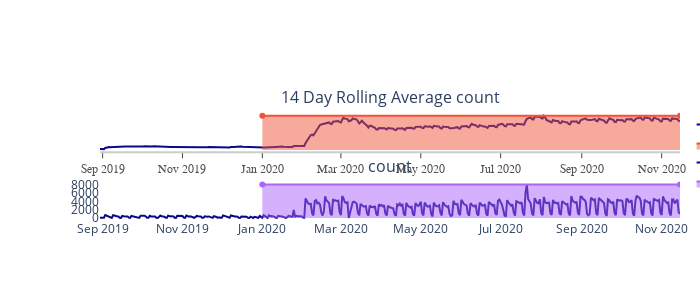

The code cell stored with this chart in its notebook:
### Code cell
flowname = "VA Emergency Outage Message"
flow = Flow(flowname)
flow.distinct_sessionId_count_plot().show()

### Figure 1 — Plotly figure (JSON) as saved in the notebook; plotly's stock layout.template omitted (floating-point values rounded to 4 significant figures; data arrays with more than 128 entries replaced by an {"elided": "..."} marker saying what was removed)
{"data": [{"marker": {"color": "#0d0887"}, "mode": "lines", "name": "VA Emergency Outage Message", "type": "scatter", "x": {"elided": "440 str values"}, "xaxis": "x", "y": {"elided": "440 float values"}, "yaxis": "y"}, {"fill": "tozeroy", "type": "scatter", "x": ["2020-01-01", "2020-11-15"], "xaxis": "x", "y": [3686.0, 3686.0], "yaxis": "y"}, {"marker": {"color": "#0d0887"}, "mode": "lines", "name": "VA Emergency Outage Message", "type": "scatter", "x": {"elided": "440 str values"}, "xaxis": "x2", "y": {"elided": "440 int values"}, "yaxis": "y2"}, {"fill": "tozeroy", "type": "scatter", "x": ["2020-01-01", "2020-11-15"], "xaxis": "x2", "y": [8039, 8039], "yaxis": "y2"}], "layout": {"annotations": [{"font": {"size": 16}, "showarrow": false, "text": "14 Day Rolling Average count", "x": 0.5, "xanchor": "center", "xref": "paper", "y": 1, "yanchor": "bottom", "yref": "paper"}, {"font": {"size": 16}, "showarrow": false, "text": "count", "x": 0.5, "xanchor": "center", "xref": "paper", "y": 0.375, "yanchor": "bottom", "yref": "paper"}], "autosize": true, "height": 300, "margin": {"autoexpand": false, "l": 100, "r": 20, "t": 110}, "plot_bgcolor": "white", "showlegend": true, "width": 700, "xaxis": {"anchor": "y", "autorange": true, "domain": [0, 1], "linecolor": "rgb(204, 204, 204)", "linewidth": 2, "range": ["2019-08-30", "2020-11-15"], "showgrid": false, "showline": true, "showticklabels": true, "tickfont": {"color": "rgb(82, 82, 82)", "family": "Arial", "size": 12}, "ticks": "outside", "type": "date"}, "xaxis2": {"anchor": "y2", "autorange": true, "domain": [0, 1], "range": ["2019-08-30", "2020-11-15"], "type": "date"}, "yaxis": {"anchor": "x", "autorange": true, "domain": [0.625, 1], "range": [-146.4, 4314.0], "showgrid": false, "showline": false, "showticklabels": false, "type": "linear", "zeroline": false}, "yaxis2": {"anchor": "x2", "autorange": true, "domain": [0, 0.375], "range": [-461.8, 9433.0], "type": "linear"}}}
